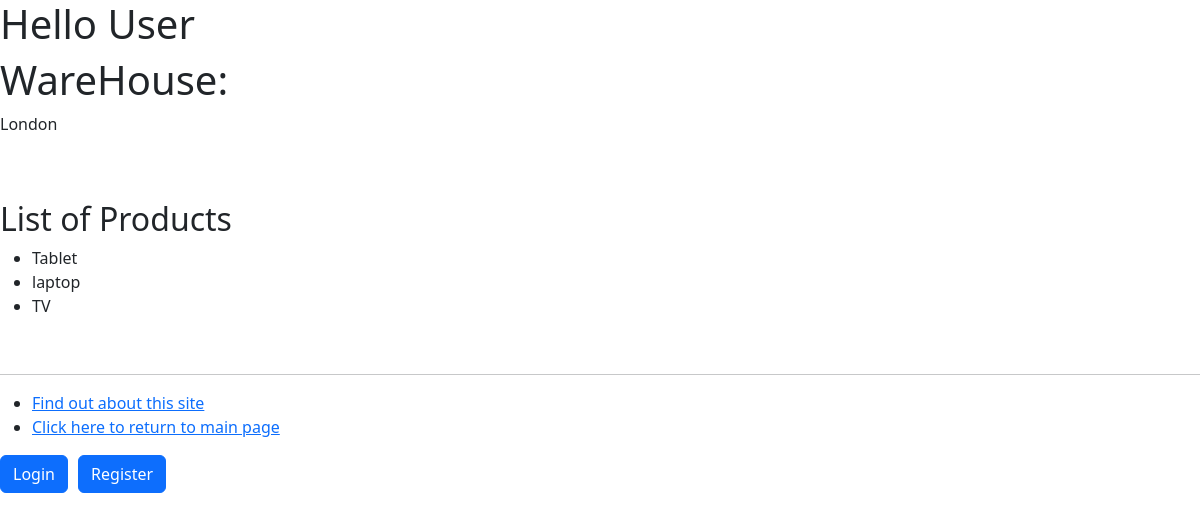
/myapp/3/, run on the app's committed database.
### myapp/models.py (models this page shows, shortened)
class Category(models.Model):
    name = models.CharField(max_length=200)
    warehouse = models.CharField(max_length=200, blank=False)

class Product(models.Model):
    category = models.ForeignKey(Category, related_name='products', on_delete=models.CASCADE)
    name = models.CharField(max_length=200)
    price = models.DecimalField(max_digits=10, decimal_places=2)
    stock = models.PositiveIntegerField(default=100, validators=[MinValueValidator(0), MaxValueValidator(1000)])
    available = models.BooleanField(default=True)
    description = models.CharField(max_length=200, blank=True, null=True)
    interested = models.PositiveIntegerField(default=0)

### myapp/views.py (the view)
# urls.py: path(r'<int:cat_no>/', views.detail, name='Category'),
def detail(request, cat_no):
    cat_requested = get_object_or_404(Category, id=cat_no)
    Products = Product.objects.filter(category=cat_requested)
    response = HttpResponse()
    para1 = '<p>' + str(cat_requested.warehouse) + '</p>'
    response.write(para1)
    heading1 = '<br> <p>' + ' Result: ' + '</p>'
    response.write(heading1)
    return render(request, 'myapp/detail.html', {'products': Products, 'warehouse': cat_requested.warehouse})

### templates/myapp/detail.html (shortened to what this page needs)
{% extends 'myapp/base.html' %}
{% block body_block %}
<h1>WareHouse:</h1>
<p>{{warehouse}}</p>
<br/><br/>
{% if products %}
 <h2>List of Products</h2>
 <ul>
 {% for product in products %}
 <li> {{ product.name}} </li>
 {% endfor %}
 </ul>
 {% else %}
 <strong>There are no available products!</strong>
 {% endif %}
<br/>
{% endblock %}

### data on the page
Category: warehouse "London"
Product: name "Tablet"
Product: name "laptop"
Product: name "TV"
